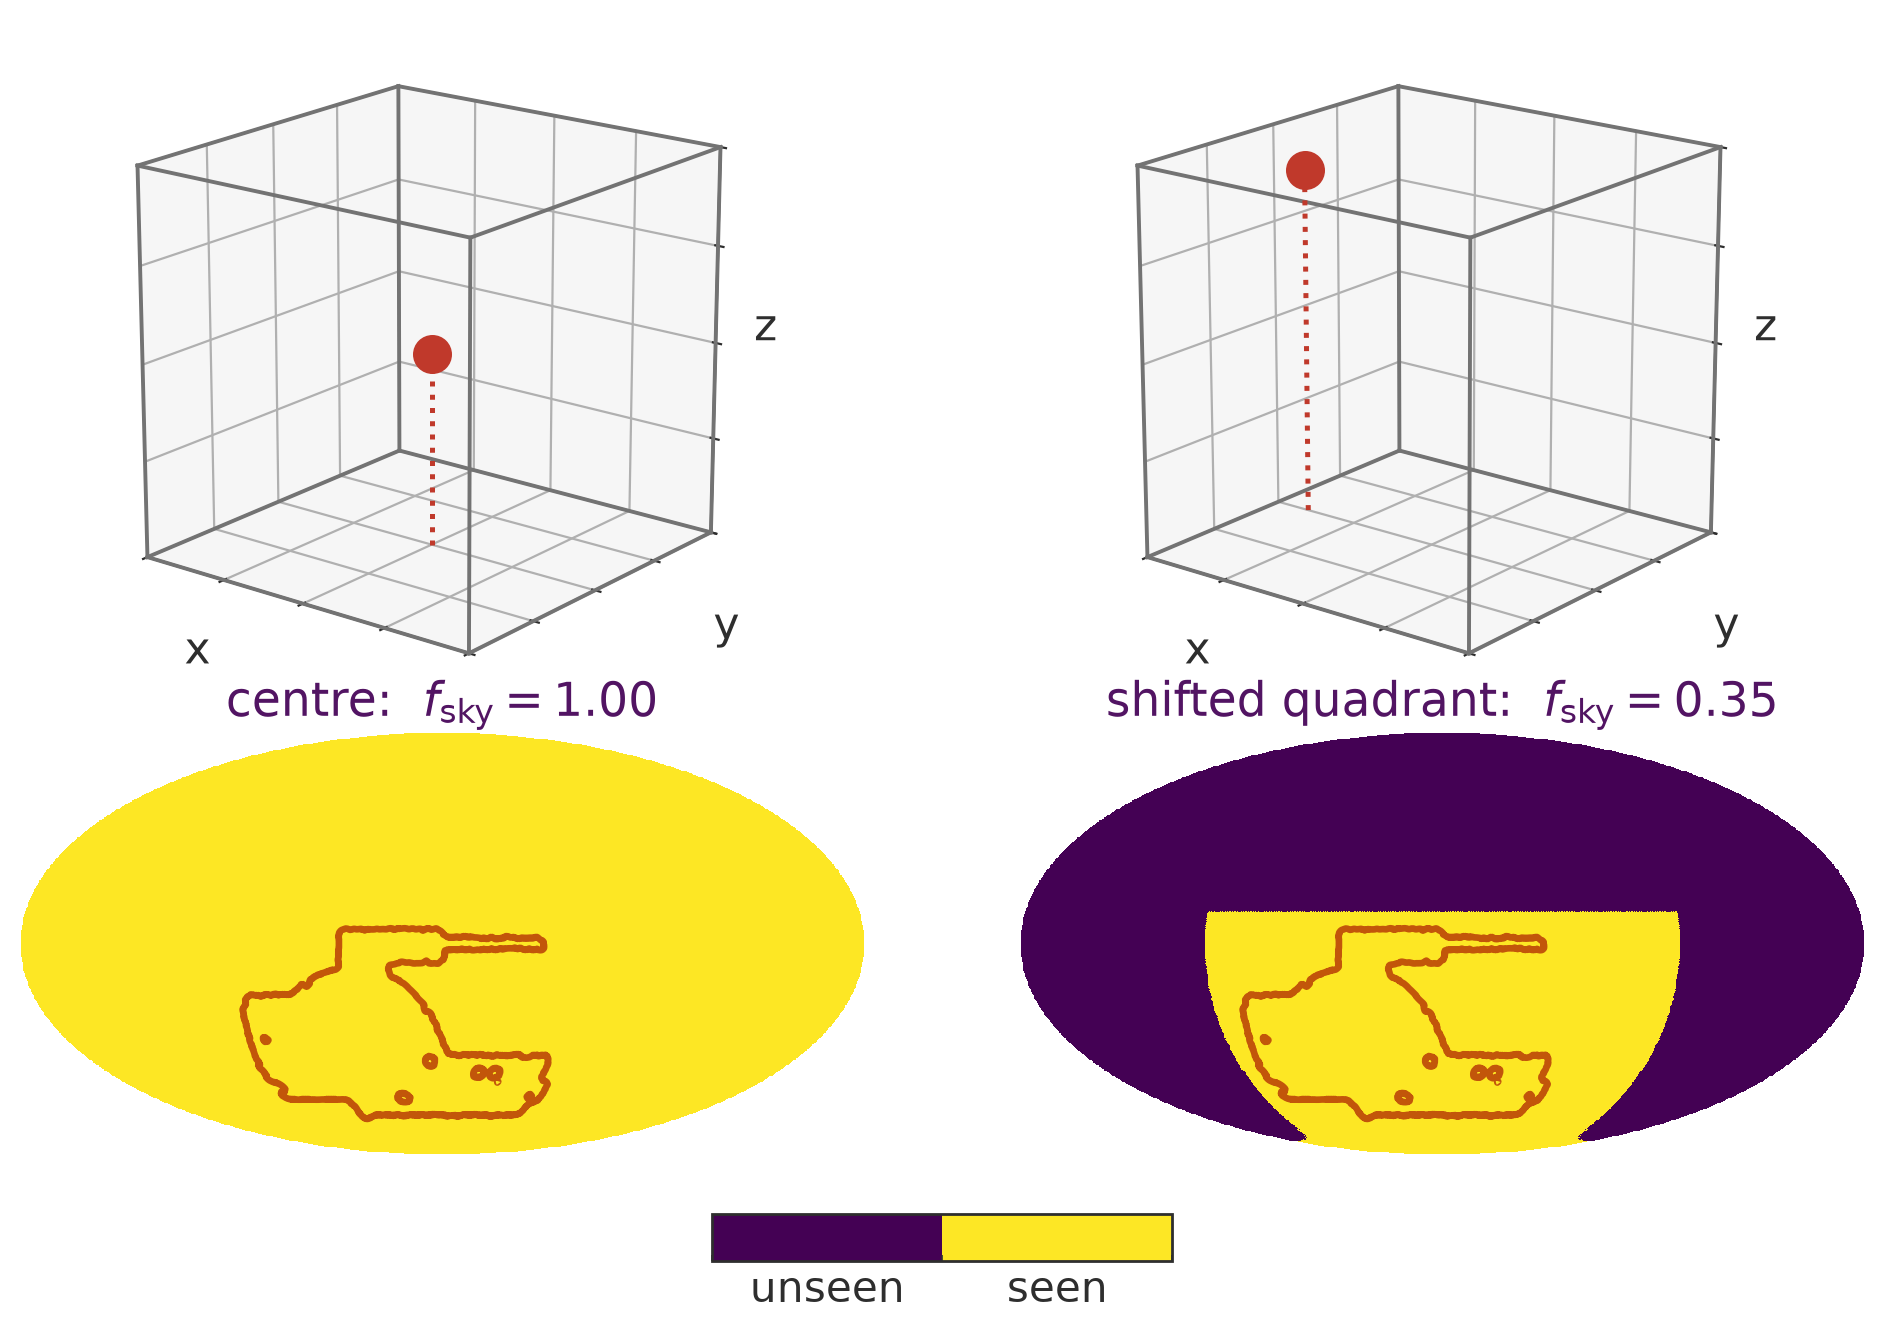

Here is the Python script that generated this plot:
#!/usr/bin/env python3
# ENV: jax-fli
"""
Where the observer sits in the box and the sky it sees, for the second slide on the volume a
DES Y3 analysis needs.

Two observers inside the unit box [0, 1]^3: at the centre, and in the shifted-quadrant position
(0.1, 0.5, 0.9) of the masked-shear experiment. Top row: the box as a wireframe with the observer
marked (the drawing of These_wassim/figures/chap6/observer_wireframe.py). Bottom row: the
Mollweide view of the visible sky in the two-colour seen / unseen map of the thesis, with the
DES Y3 footprint (jax_fli.data.get_desy3_mask, smoothed 1.5 deg so the holes inside it do not
draw) outlined. The visible sky is jaxpm.spherical.spherical_visibility_mask with
threshold = 1.0 (pixels whose cone stays inside the box out to half a box), the call of
observer_wireframe.py and masked_shear.py.

Output (this directory): observer_views.png
"""

import itertools
import sys
from pathlib import Path

HERE = Path(__file__).resolve().parent

ROOT = next(p for p in HERE.parents if (p / "_common.py").exists())
sys.path.insert(0, str(ROOT))
from _common import INK, KW, KW2, skip_if_built, slide_style

OUTS = ["observer_views.png"]
skip_if_built(HERE, *OUTS)

import jax

jax.config.update("jax_enable_x64", True)
import healpy as hp
import jax.numpy as jnp
import jax_fli as jfli
import matplotlib.pyplot as plt
import numpy as np
from jaxpm.spherical import spherical_visibility_mask
from matplotlib.cm import ScalarMappable
from matplotlib.colors import BoundaryNorm, ListedColormap

NSIDE = 128
OBS = "#C0392B"
CASES = (("centre", (0.5, 0.5, 0.5)), ("shifted quadrant", (0.1, 0.5, 0.9)))
FOOTPRINT = ListedColormap(
    [plt.get_cmap("viridis")(0.0), plt.get_cmap("viridis")(1.0)], name="seen_unseen"
).with_extremes(bad=(0, 0, 0, 0))

slide_style(scale=1.3)


def draw_box(ax, observer):
    """Unit-box wireframe with the observer marked and a drop line to the base."""
    corners = list(itertools.product([0, 1], repeat=3))
    for a, b in itertools.combinations(corners, 2):
        if sum(ai != bi for ai, bi in zip(a, b)) == 1:
            ax.plot3D(*zip(a, b), color="0.45", lw=1.4)
    ox, oy, oz = observer
    ax.plot([ox, ox], [oy, oy], [0, oz], color=OBS, ls=":", lw=1.8, clip_on=False)
    ax.scatter([ox], [oy], [oz], color=OBS, s=170, depthshade=False, zorder=6, clip_on=False)
    ax.set(xlim=(0, 1), ylim=(0, 1), zlim=(0, 1))
    for axis in (ax.xaxis, ax.yaxis, ax.zaxis):
        axis.pane.set_facecolor((0.93, 0.93, 0.93, 0.5))
        axis.pane.set_edgecolor("0.7")
    ticks = [0, 0.25, 0.5, 0.75, 1]
    ax.set_xticks(ticks, labels=[""] * 5)
    ax.set_yticks(ticks, labels=[""] * 5)
    ax.set_zticks(ticks, labels=[""] * 5)
    ax.tick_params(axis="both", length=0, pad=0)
    for x, y, z, name in ((0.5, -0.38, 0.0, "x"), (1.38, 0.5, 0.0, "y")):
        ax.text(x, y, z, name, ha="center", va="center", color=INK, fontsize=16)
    ax.text2D(1.0, 0.55, "z", transform=ax.transAxes, ha="center", va="center", color=INK,
              fontsize=16)
    ax.set_box_aspect((1, 1, 1), zoom=1.0)
    ax.view_init(elev=18, azim=-52)


proj = hp.projector.MollweideProj(xsize=1000)
vec2pix = lambda x, y, z: hp.vec2pix(NSIDE, x, y, z)
finite = lambda img, fill: np.where(np.isfinite(img) & (img > -1e30), img, fill)
des = np.asarray(jfli.data.get_desy3_mask(NSIDE)).astype(float)
# smoothed before contouring, so the outline follows the footprint and not the holes in it
des_img = finite(proj.projmap(hp.smoothing(des, fwhm=np.radians(1.5)), vec2pix), 0.0)

fig = plt.figure(figsize=(10.0, 6.6))
for k, (name, obs) in enumerate(CASES):
    ax = fig.add_axes([0.03 + 0.5 * k, 0.47, 0.42, 0.52], projection="3d")
    draw_box(ax, obs)

    mask = np.asarray(spherical_visibility_mask(NSIDE, jnp.asarray(obs), threshold=1.0))
    fsky = float(mask.mean())
    print(f"{name:16s} {obs}  f_sky = {fsky:.3f}  DES covered = {mask[des > 0.5].mean():.3f}")
    axm = fig.add_axes([0.02 + 0.5 * k, 0.13, 0.46, 0.32])
    axm.imshow(finite(proj.projmap(mask.astype(float), vec2pix), np.nan), cmap=FOOTPRINT,
               vmin=0, vmax=1, origin="lower", interpolation="nearest")
    axm.contour(des_img, levels=[0.5], colors=[KW], linewidths=2.4, origin="lower")
    axm.set_axis_off()
    axm.set_title(rf"{name}:  $f_\mathrm{{sky}} = {fsky:.2f}$", color=KW2, fontsize=17, pad=6)

bar = fig.colorbar(ScalarMappable(norm=BoundaryNorm([0.0, 0.5, 1.0], 2), cmap=FOOTPRINT),
                   cax=fig.add_axes([0.385, 0.05, 0.23, 0.035]), orientation="horizontal")
bar.set_ticks([0.25, 0.75], labels=["unseen", "seen"])
bar.ax.tick_params(length=0, labelsize=15, colors=INK)
bar.outline.set_edgecolor(INK)

fig.savefig(HERE / "observer_views.png", dpi=200)
print("wrote", ", ".join(OUTS))
